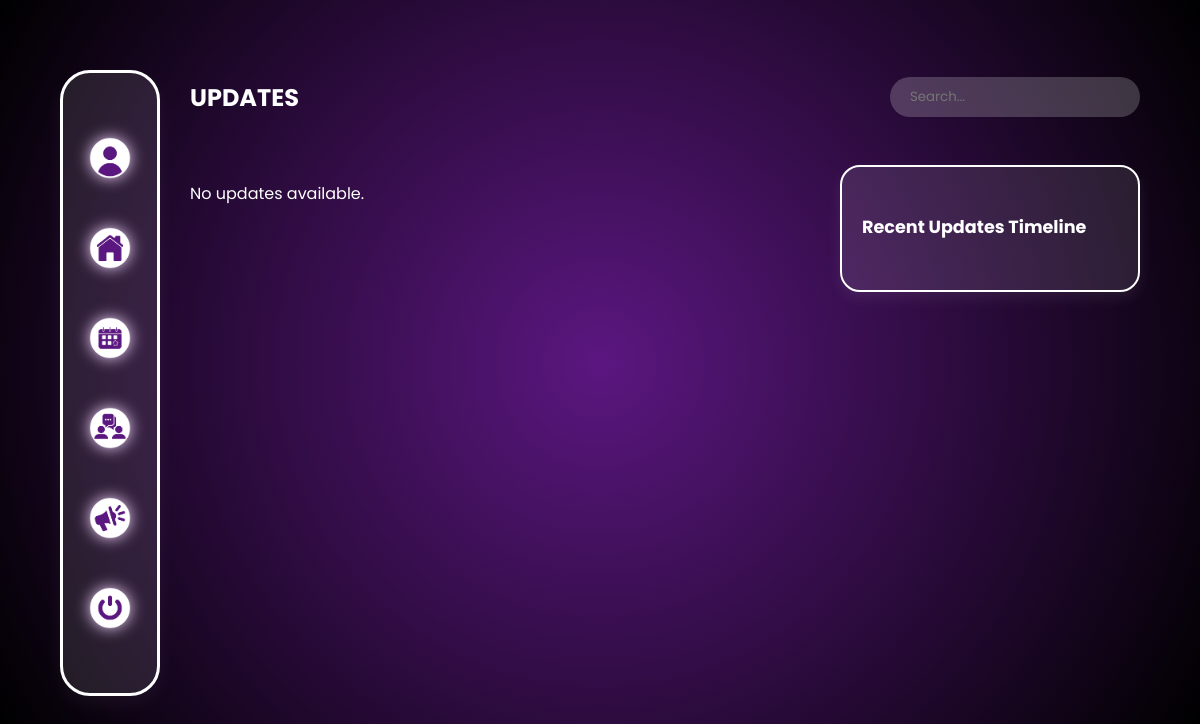
The app's page /updates/ (signed in), older data.
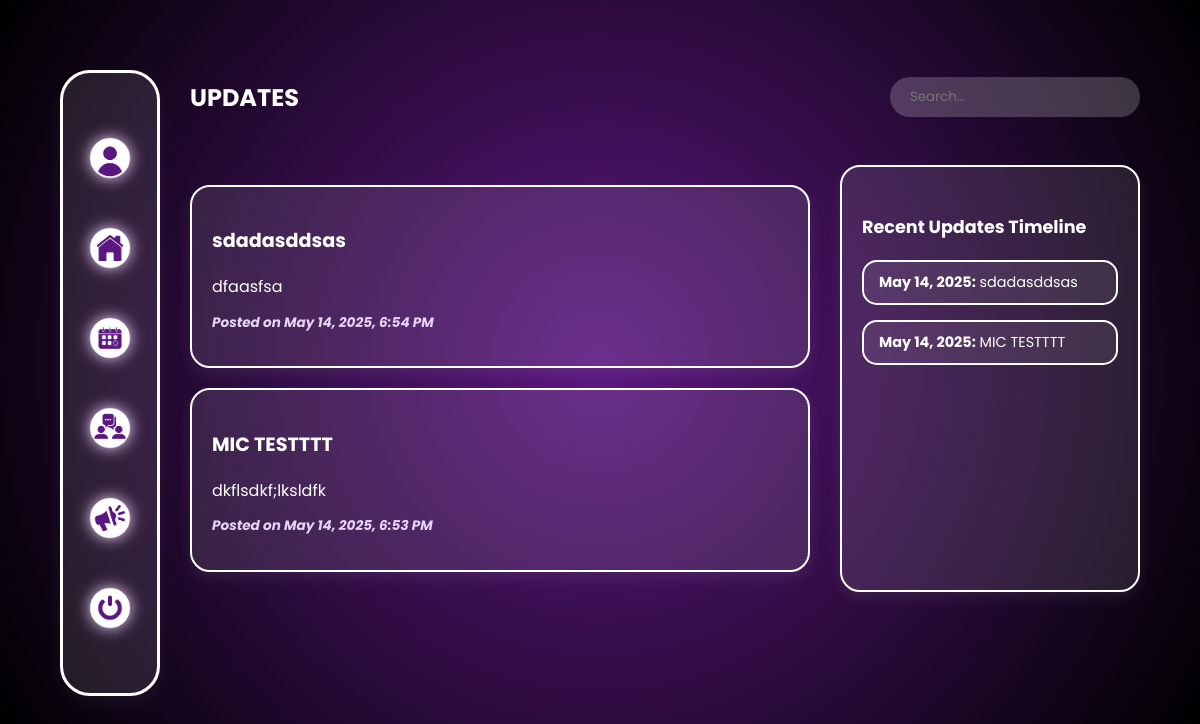
The same page, newer data.
### core/models.py (models this page shows, shortened)
class Updates(models.Model):
    title = models.CharField(max_length=200)
    content = models.TextField()
    date_posted = models.DateTimeField(auto_now_add=True)
    related_event = models.ForeignKey(Event, on_delete=models.SET_NULL, null=True, blank=True)

### core/views.py (the view)
# urls.py: path('updates/', views.updates_view, name='updates'),
@login_required
def updates_view(request):
    updates = Updates.objects.order_by('-date_posted')
    recent_updates = Updates.objects.order_by('-date_posted')[:5]
    return render(request, 'core/updates.html', {
        'updates': updates,
        'recent_updates': recent_updates
    })

### core/templates/core/updates.html (shortened to what this page needs)
{% load static %}
<!DOCTYPE html>
<html lang="en">
<head>
  <link rel="stylesheet" href="{% static 'css/updates.css' %}">
</head>
<body>
  <div class="container">
    <div class="sidebar">
      <nav>
        <a href="{% url 'profile' %}"><img src="{% static 'img/user_icon.png' %}" alt="Profile"></a>
        <a href="{% url 'home' %}"><img src="{% static 'img/home_icon.png' %}" alt="Home"></a>
        <a href="{% url 'events' %}"><img src="{% static 'img/events_icon.png' %}" alt="Events"></a>
        <a href="{% url 'forum' %}"><img src="{% static 'img/forum_icon.png' %}" alt="Forum"></a>
        <a href="{% url 'updates' %}"><img src="{% static 'img/updates_icon.png' %}" alt="Updates"></a>
        <a href="{% url 'logout' %}"><img src="{% static 'img/logout_icon.png' %}" alt="Logout"></a>
      </nav>
    </div>
<div class="main-content">
  <div class="header-search">
    <h2>UPDATES</h2>
    <input type="text" class="search-bar" placeholder="Search...">
  </div>
  <div class="content-wrapper">
    <div class="updates-section">
      {% for update in updates %}
        <div class="update-box">
          <h3 class="update-title">{{ update.title }}</h3>
          <p class="update-desc">{{ update.content }}</p>
          <p class="update-date">
            <em><strong>Posted on {{ update.date_posted|date:"F d, Y, g:i A" }}</strong></em>
          </p>
        </div>
      {% empty %}
        <p>No updates available.</p>
      {% endfor %}
    </div>
    <div class="quick-stats">
      <h3 class="timeline-title">Recent Updates Timeline</h3>
      <ul>
        {% for recent in recent_updates %}
          <li><strong>{{ recent.date_posted|date:"F d, Y" }}:</strong> {{ recent.title }}</li>
        {% endfor %}
      </ul>
    </div>
  </div>
</div>
</body>
</html>

Row changes from the older to the newer data that the page shows:
added Updates: title "sdadasddsas", content "dfaasfsa", date_posted "May 14, 2025, 6:54 PM", date_posted "May 14, 2025"
added Updates: title "MIC TESTTTT", content "dkflsdkf;lksldfk", date_posted "May 14, 2025, 6:53 PM", date_posted "May 14, 2025"
Text that changed along with them:
text no longer shown: "No updates available."
